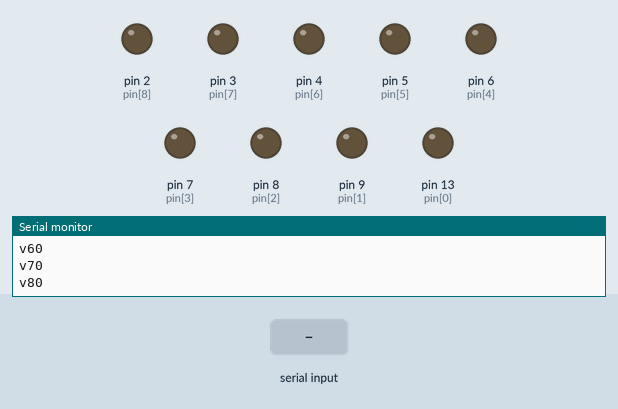
Recording of a sketch running on a simulated Arduino Uno, built with avr-gcc and run on an emulated ATmega328P. Shown: output pins drawn as LEDs (lit = HIGH), the last lines printed to the serial monitor. The inputs (shaded band) are chosen by the test bench. EEPROM starts erased.

Above: at 1.2 s.
1.3 s: "i90\n" received over Serial
At 2.2 s:
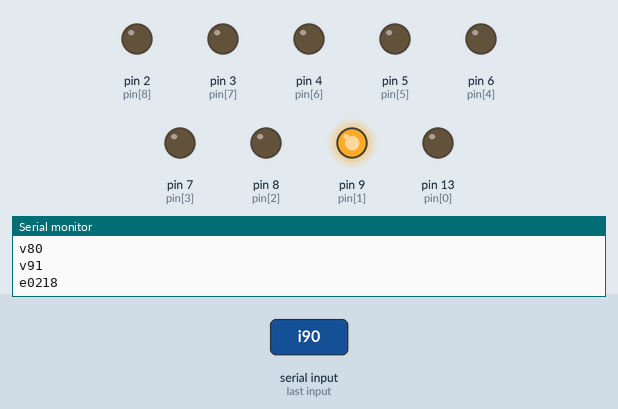
2.8 s: "o90\n" received over Serial
At 3.4 s:
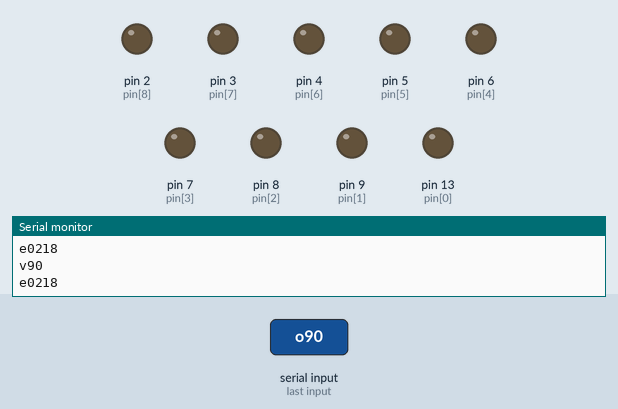
4.3 s: "t90\n" received over Serial
At 5.7 s:
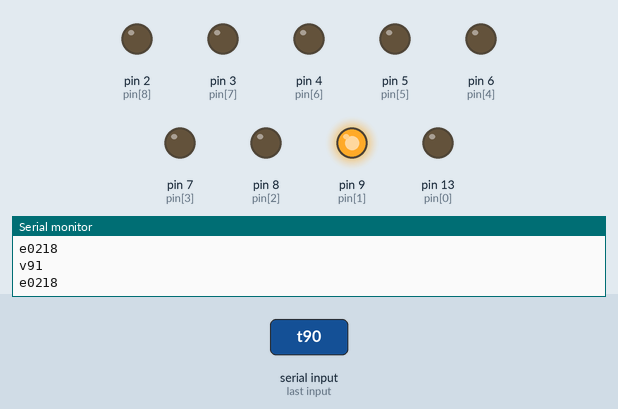
Timing chart, 0 to 7.3 s (numbered marks = the images above; inputs shaded):
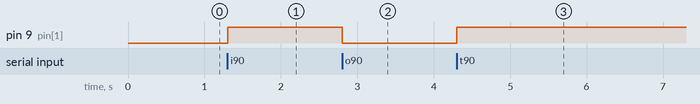

The sketch:

gizmos.ino
```cpp
#include <EEPROM.h>

int pins = 9;
int pin[] =   { 13, 9, 8, 7, 6, 5, 4, 3, 2 };

void setup()
{
  Serial.begin( 9600 );

  // Configure outputs and write initial state
  for ( int i = 0; i < pins; i++ )
  {
    int initialState = EEPROM.read( i );
    if ( initialState != 0 && initialState != 1 ) {
      EEPROM.write( i, 0 );
      initialState = 0;
    }
    pinMode( pin[i], OUTPUT );
    digitalWrite( pin[i], initialState );
    v( i );
  }
}

void loop()
{
  byte command, address;

  if ( Serial.available() == 2 )
  {
    command = Serial.read();
    address = Serial.read() - 48; // Maps the ASCII for 0..9 to literal 0..9

    if ( address < 0 || address > 9 ) {
      e( command, address );
      return;
    }

    switch ( command )
    {
      case 'r': // Read address
        v( address );
        break;

      case 'i': // Turn on address
        u( address, 1 );
        v( address );
        break;

      case 'o': // Turn off address
        u( address, 0 );
        v( address );
        break;

      case 't': // Toggle address
        if ( s( address ) == 0 ) {
          u( address, 1 );
        }
        else {
          u( address, 0 );
        }
        v( address );
        break;

      default:
        e( command, address );
        break;
    }
  }
}

int s( int address ) {
  return EEPROM.read( address );
}

void u( int address, int newState ) {
  EEPROM.write( address, newState );
  digitalWrite( pin[ address ], newState );
}

void v( int address )
{
  Serial.print( "v" );
  Serial.print( address );
  Serial.println( s( address ) );
}

void e( byte command, byte address ) {
  Serial.print( "e" );
  Serial.print( (char) command );
  Serial.println( address );
}
```

Measured:
- after the input at 1.3 s, pin 9 (pin[1]): LOW → HIGH at once
- after the input at 2.8 s, pin 9 (pin[1]): HIGH → LOW at once
- after the input at 4.3 s, pin 9 (pin[1]): LOW → HIGH at once
